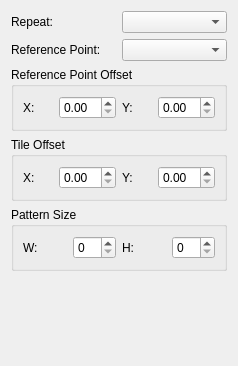
<ui version="4.0" >
 <class>PatternOptionsWidget</class>
 <widget class="QWidget" name="PatternOptionsWidget" >
  <property name="geometry" >
   <rect>
    <x>0</x>
    <y>0</y>
    <width>238</width>
    <height>366</height>
   </rect>
  </property>
  <property name="windowTitle" >
   <string>Form</string>
  </property>
  <layout class="QGridLayout" name="gridLayout_2" >
   <item row="0" column="0" >
    <widget class="QLabel" name="label" >
     <property name="text" >
      <string>Repeat:</string>
     </property>
    </widget>
   </item>
   <item row="0" column="1" >
    <widget class="KComboBox" name="patternRepeat" />
   </item>
   <item row="1" column="0" >
    <widget class="QLabel" name="label_2" >
     <property name="text" >
      <string>Reference Point:</string>
     </property>
    </widget>
   </item>
   <item row="1" column="1" >
    <widget class="KComboBox" name="referencePoint" />
   </item>
   <item row="2" column="0" colspan="2" >
    <widget class="QGroupBox" name="groupBox" >
     <property name="title" >
      <string>Reference Point Offset</string>
     </property>
     <property name="flat" >
      <bool>true</bool>
     </property>
     <property name="checkable" >
      <bool>false</bool>
     </property>
     <layout class="QHBoxLayout" name="horizontalLayout_2" >
      <item>
       <widget class="QLabel" name="label_4" >
        <property name="text" >
         <string>X:</string>
        </property>
       </widget>
      </item>
      <item>
       <widget class="QDoubleSpinBox" name="refPointOffsetX" />
      </item>
      <item>
       <widget class="QLabel" name="label_5" >
        <property name="text" >
         <string>Y:</string>
        </property>
       </widget>
      </item>
      <item>
       <widget class="QDoubleSpinBox" name="refPointOffsetY" />
      </item>
     </layout>
    </widget>
   </item>
   <item row="3" column="0" colspan="2" >
    <widget class="QGroupBox" name="groupBox_2" >
     <property name="title" >
      <string>Tile Offset</string>
     </property>
     <property name="flat" >
      <bool>true</bool>
     </property>
     <property name="checkable" >
      <bool>false</bool>
     </property>
     <layout class="QHBoxLayout" name="horizontalLayout" >
      <item>
       <widget class="QLabel" name="label_7" >
        <property name="text" >
         <string>X:</string>
        </property>
       </widget>
      </item>
      <item>
       <widget class="QDoubleSpinBox" name="tileOffsetX" />
      </item>
      <item>
       <widget class="QLabel" name="label_8" >
        <property name="text" >
         <string>Y:</string>
        </property>
       </widget>
      </item>
      <item>
       <widget class="QDoubleSpinBox" name="tileOffsetY" />
      </item>
     </layout>
    </widget>
   </item>
   <item row="4" column="0" colspan="2" >
    <widget class="QGroupBox" name="groupBox_3" >
     <property name="title" >
      <string>Pattern Size</string>
     </property>
     <property name="flat" >
      <bool>true</bool>
     </property>
     <property name="checkable" >
      <bool>false</bool>
     </property>
     <layout class="QGridLayout" name="gridLayout" >
      <item row="0" column="0" >
       <widget class="QLabel" name="label_3" >
        <property name="text" >
         <string>W:</string>
        </property>
       </widget>
      </item>
      <item row="0" column="1" >
       <widget class="QSpinBox" name="patternWidth" />
      </item>
      <item row="0" column="2" >
       <widget class="QLabel" name="label_6" >
        <property name="text" >
         <string>H:</string>
        </property>
       </widget>
      </item>
      <item row="0" column="3" >
       <widget class="QSpinBox" name="patternHeight" />
      </item>
     </layout>
    </widget>
   </item>
   <item row="5" column="0" colspan="2" >
    <spacer name="verticalSpacer" >
     <property name="orientation" >
      <enum>Qt::Vertical</enum>
     </property>
     <property name="sizeHint" stdset="0" >
      <size>
       <width>94</width>
       <height>121</height>
      </size>
     </property>
    </spacer>
   </item>
  </layout>
 </widget>
 <customwidgets>
  <customwidget>
   <class>KComboBox</class>
   <extends>QComboBox</extends>
   <header>kcombobox.h</header>
  </customwidget>
 </customwidgets>
 <resources/>
 <connections/>
</ui>
